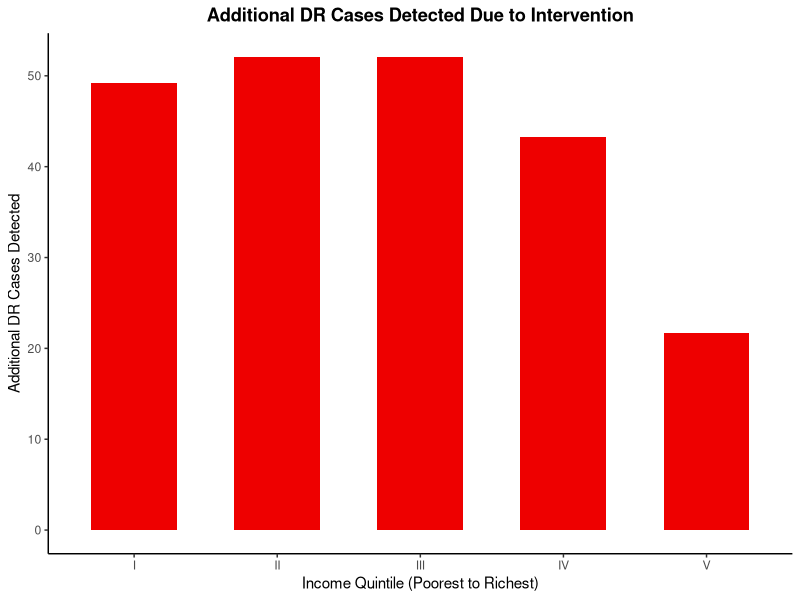
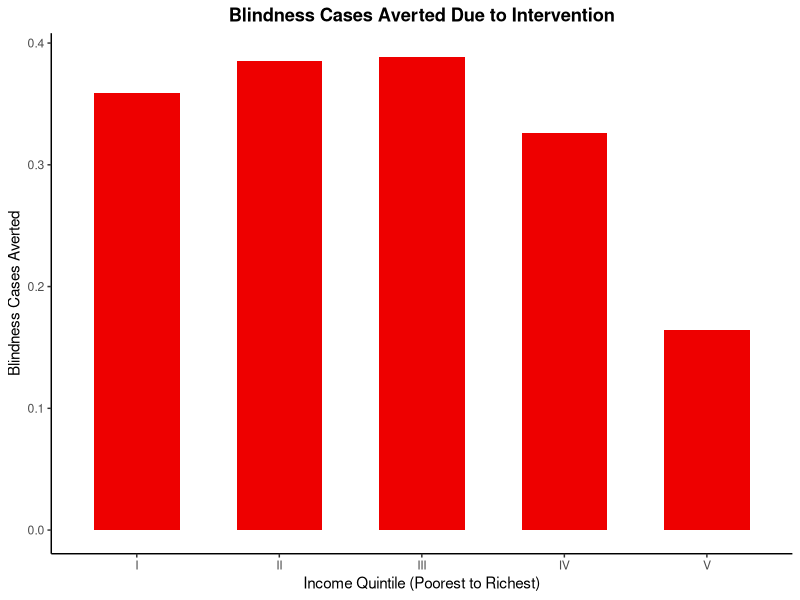

Write the R code that produced these figures, in order.

#disease burden calculation and disaggregation 
#cases of DR detected and cases of blindness averted due to intervention
rm(list=ls()) 
input <- read.csv("Input table.csv")
input$Value <- as.numeric(gsub(",", "", input$Value)) 

set.seed(123)

get_val <- function(name) input$Value[input$Parameters == name]
quintiles <- 1:5

#section 1: Additional DR cases detected due to intervention  
#1.1 estimating the cases of DR detected before the screening intervention in each income quintile

dr_baseline <- sapply(quintiles, function(i) {
  get_val(paste0("pop_", i)) *
    get_val(paste0("dr_", i)) *
    get_val(paste0("pcu_", i)) *
    get_val("cov_b") *
    get_val("sens_b")})

#1.2 estimating the cases of DR detected after the screening intervention in each income quintile
dr_inv <- sapply(quintiles, function(i) {
  get_val(paste0("pop_", i)) *
    get_val(paste0("dr_", i)) *
    get_val(paste0("pcu_", i)) *
    get_val("cov_inv") *
    get_val("sens_inv")})

#1.3 estimating the difference in number of DR cases detected per quintile and plot 

dr_detected <- dr_inv - dr_baseline

library(ggplot2)

plot_dr <- data.frame(
  quintile = factor(c("I","II","III","IV","V"), levels=c("I","II","III","IV","V")),
  dr_detected = dr_detected)

ggplot(plot_dr, aes(x=quintile, y=dr_detected)) +
  geom_col(fill="red2", width=0.6)+
  labs(title="Additional DR Cases Detected Due to Intervention",
       x="Income Quintile (Poorest to Richest)",
       y="Additional DR Cases Detected") +
  theme_classic()+
  theme(plot.title=element_text(hjust=0.5, face="bold"))

#section 2: Number of blindness cases averted due to intervention
#2.1 estimating blindness cases due to DR before the screening intervention in each income quintile

blind_baseline <-  sapply(quintiles, function(i) {
  get_val(paste0("pop_", i)) *
    get_val(paste0("dr_", i)) *
    get_val(paste0("pcu_", i)) *
    get_val("cov_b") *
    get_val("sens_b") *
    (1 - get_val("lfu_referral")) *
    (1 - get_val("lfu_treat")) *
    get_val(paste0("vtdr_dr_", i)) *
    get_val("eff_blind")})

#2.2 estimating blindness cases due to DR after the screening intervention in each income quintile
blind_inv <-  sapply(quintiles, function(i) {
  get_val(paste0("pop_", i)) *
    get_val(paste0("dr_", i)) *
    get_val(paste0("pcu_", i)) *
    get_val("cov_inv") *
    get_val("sens_inv") *
    (1 - get_val("lfu_referral")) *
    (1 - get_val("lfu_treat")) *
    get_val(paste0("vtdr_dr_", i)) *
    get_val("eff_blind")})

#1.3 estimating blindness cases averted per quintile and plot
blind_averted <- blind_inv - blind_baseline

plot_blind <- data.frame(
  quintile = factor(c("I","II","III","IV","V"), levels=c("I","II","III","IV","V")),
  blind_averted = blind_averted)

ggplot(plot_blind, aes(x=quintile, y=blind_averted)) +
  geom_col(fill="red2", width=0.6)+
  labs(title="Blindness Cases Averted Due to Intervention",
       x="Income Quintile (Poorest to Richest)",
       y="Blindness Cases Averted") +
  theme_classic()+
  theme(plot.title=element_text(hjust=0.5, face="bold"))

###############################################################################
################################################################################
